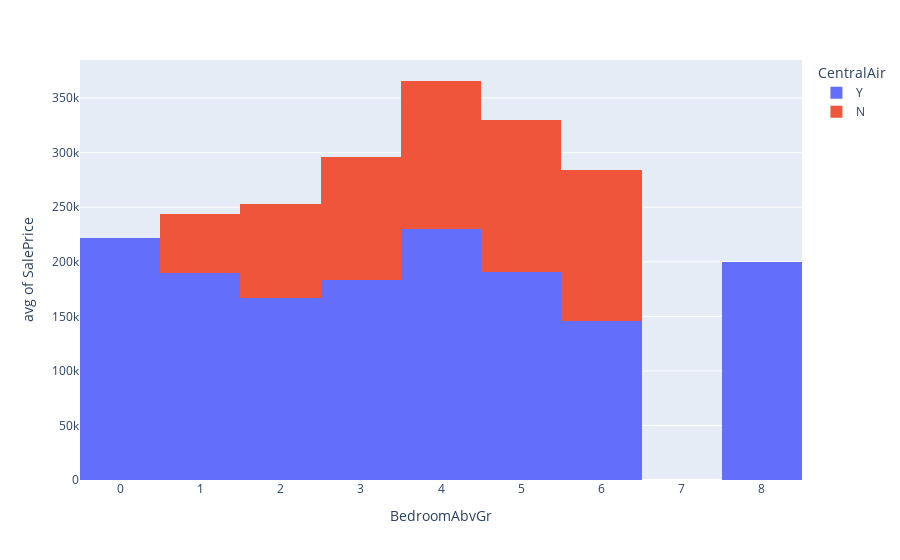

Source (notebook cell):
### Code cell
px.histogram(prices_df , x = "BedroomAbvGr" , y = 'SalePrice',histfunc = 'avg',color = 'CentralAir' )

### Figure 1 — Plotly figure (JSON) as saved in the notebook; plotly's stock layout.template omitted (floating-point values rounded to 4 significant figures; data arrays with more than 128 entries replaced by an {"elided": "..."} marker saying what was removed)
{"data": [{"alignmentgroup": "True", "bingroup": "x", "histfunc": "avg", "hovertemplate": "CentralAir=Y<br>BedroomAbvGr=%{x}<br>avg of SalePrice=%{y}<extra></extra>", "legendgroup": "Y", "marker": {"color": "#636efa", "pattern": {"shape": ""}}, "name": "Y", "offsetgroup": "Y", "orientation": "v", "showlegend": true, "type": "histogram", "x": {"elided": "1365 int values"}, "xaxis": "x", "y": {"elided": "1365 int values"}, "yaxis": "y"}, {"alignmentgroup": "True", "bingroup": "x", "histfunc": "avg", "hovertemplate": "CentralAir=N<br>BedroomAbvGr=%{x}<br>avg of SalePrice=%{y}<extra></extra>", "legendgroup": "N", "marker": {"color": "#EF553B", "pattern": {"shape": ""}}, "name": "N", "offsetgroup": "N", "orientation": "v", "showlegend": true, "type": "histogram", "x": [1, 3, 2, 2, 3, 3, 4, 2, 4, 2, 3, 2, 2, 2, 3, 3, 4, 2, 3, 6, 2, 5, 3, 2, 3, 1, 2, 3, 4, 3, 2, 4, 4, 3, 2, 2, 3, 1, 4, 4, 3, 2, 1, 3, 4, 3, 3, 2, 2, 4, 4, 2, 2, 2, 4, 6, 2, 5, 2, 3, 4, 1, 4, 2, 4, 3, 3, 3, 2, 4, 2, 3, 5, 2, 1, 2, 2, 2, 2, 4, 4, 3, 4, 4, 2, 2, 2, 4, 2, 2, 5, 3, 2, 2, 2], "xaxis": "x", "y": [68500, 40000, 82000, 110000, 101000, 107400, 136500, 85000, 133900, 83000, 115000, 84500, 79000, 98000, 107000, 79000, 137000, 73000, 205000, 135900, 87000, 214500, 78000, 87500, 95000, 61000, 76000, 145000, 239000, 126000, 90350, 118000, 98000, 160000, 34900, 96500, 106250, 39300, 128000, 131500, 114504, 67000, 60000, 103600, 87000, 55000, 129000, 163000, 93500, 265979, 98000, 106000, 55993, 93000, 140000, 141000, 109500, 118500, 106500, 88000, 145000, 35311, 145000, 37900, 135000, 167500, 125000, 91000, 82000, 100000, 85000, 84000, 90000, 92900, 60000, 102000, 94000, 80000, 80500, 137900, 130000, 129500, 122000, 107500, 72500, 55000, 52500, 122000, 91000, 58500, 136000, 163000, 90000, 121000, 112000], "yaxis": "y"}], "layout": {"barmode": "relative", "legend": {"title": {"text": "CentralAir"}, "tracegroupgap": 0}, "margin": {"t": 60}, "xaxis": {"anchor": "y", "domain": [0, 1], "title": {"text": "BedroomAbvGr"}}, "yaxis": {"anchor": "x", "domain": [0, 1], "title": {"text": "avg of SalePrice"}}}}
